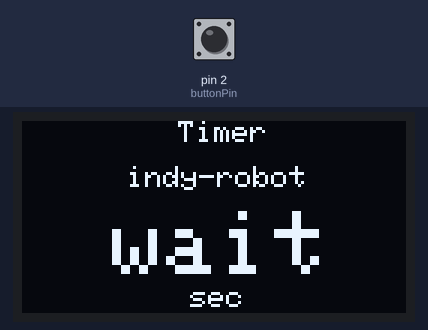
Recording of a sketch running on a simulated Arduino Uno, built with avr-gcc and run on an emulated ATmega328P. Shown: 128×64 one-colour display. The test bench sets the inputs (shaded band); at power-on: pin 2 (buttonPin) HIGH.

Above: at 1.7 s.
1.8 s: pin 2 (buttonPin) pulled LOW for 3.2 s
At 5.2 s:
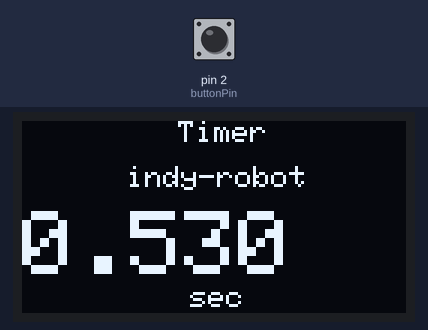
6.5 s: pin 2 (buttonPin) pulled LOW for 0.15 s
At 7.4 s:
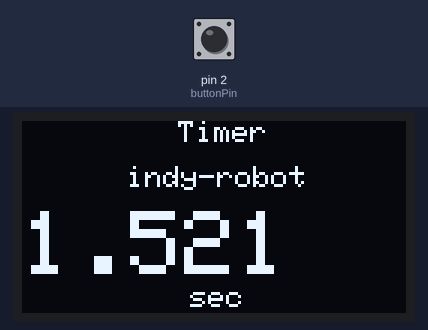
8.1 s: pin 2 (buttonPin) pulled LOW for 1 s
At 8.5 s:
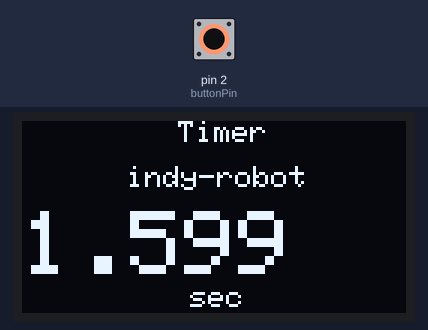
10.6 s: pin 2 (buttonPin) pulled LOW for 0.15 s
At 11.7 s:
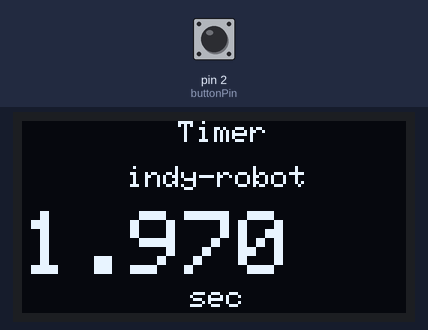
Timing chart, 0 to 13.2 s (numbered marks = the images above; inputs shaded):
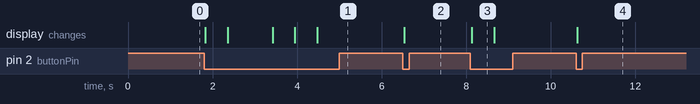

The sketch:

Timer_indy-robot.com.ino
```cpp
#include <Wire.h>
#include <Adafruit_GFX.h>
#include <Adafruit_SSD1306.h>
#define OLED_RESET 4
Adafruit_SSD1306 display(OLED_RESET);

unsigned long laptime = 0;
unsigned long starttime = 0;
boolean Trigger = true;

const int buttonPin = 2;

void setup() {
  display.begin(SSD1306_SWITCHCAPVCC, 0x3C);
  clear_wait();

  pinMode(buttonPin,INPUT_PULLUP);
  digitalWrite(13, HIGH);
}

void loop() {
    if(digitalRead(buttonPin)==0)
      {
          laptime = millis() - starttime;
          starttime = millis();

          if(Trigger == true)
            {
            clear_start();
            }
          if(Trigger != true)
            {
            print_time();
            }
      Trigger = false;
      delay(500);
      }
}

void clear_wait()
{
  display.clearDisplay();
  display.setTextSize(1);
  display.setTextColor(WHITE);
  display.setCursor(46,0);
  display.print(" Timer ");
  display.setCursor(29,15);
  display.print(" indy-robot ");
  display.setTextSize(3);
  display.setCursor(30,30);
  display.print("wait");
  display.setTextSize(1);
  display.setCursor(50,55);
  display.print(" sec ");
  display.display();
  delay(500);
}

void clear_start()
{
  display.clearDisplay();
  display.setTextSize(1);
  display.setTextColor(WHITE);
  display.setCursor(46,0);
  display.print(" Timer ");
  display.setCursor(29,15);
  display.print(" indy-robot ");
  display.setTextSize(3);
  display.setCursor(25,30);
  display.print("Start");
  display.setTextSize(1);
  display.setCursor(50,55);
  display.print(" sec ");
  display.display();
}

void print_time()
{
  display.clearDisplay();
  display.setTextSize(1);
  display.setTextColor(WHITE);
  display.setCursor(46,0);
  display.print(" Timer ");
  display.setCursor(29,15);
  display.print(" indy-robot ");
  display.setTextSize(3);
  display.setCursor(0,30);
  display.print(laptime/1000);
  display.print('.');
  display.print(laptime%1000);
  display.setTextSize(1);
  display.setCursor(50,55);
  display.print(" sec ");
  display.display();
}
```

Measured:
- after the input at 1.8 s, the display: first changes at once (image 1 shows a later state)
- after the input at 6.5 s, the display: changes at once (image 2)
- after the input at 8.1 s, the display: changes at once (image 3)
- after the input at 10.6 s, the display: changes at once (image 4)
- what the display in image 3 shows lasts 0.6 s, from 8.1 s to 8.7 s
